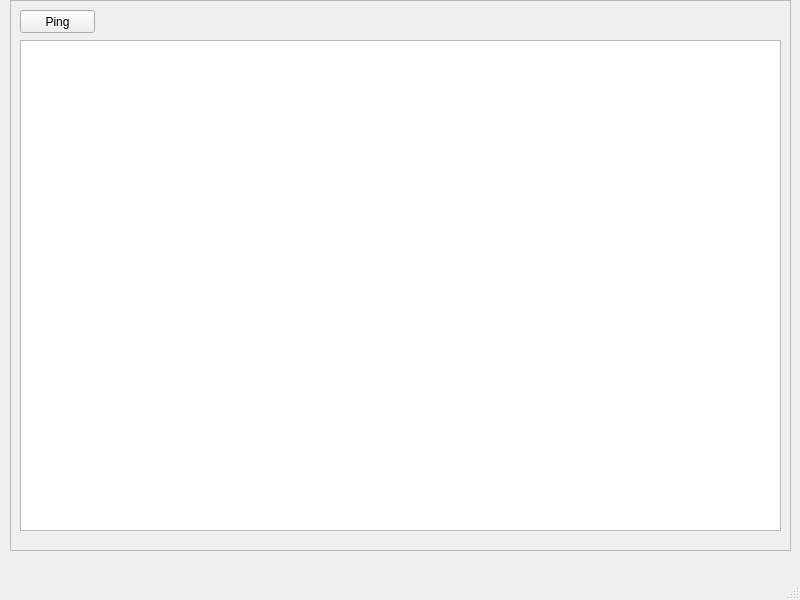
<?xml version="1.0" encoding="UTF-8"?>
<ui version="4.0">
 <class>MainWindow</class>
 <widget class="QMainWindow" name="MainWindow">
  <property name="geometry">
   <rect>
    <x>0</x>
    <y>0</y>
    <width>800</width>
    <height>600</height>
   </rect>
  </property>
  <property name="windowTitle">
   <string>MainWindow</string>
  </property>
  <widget class="QWidget" name="centralwidget">
   <widget class="QFrame" name="diagnosticsFrame">
    <property name="geometry">
     <rect>
      <x>10</x>
      <y>0</y>
      <width>781</width>
      <height>551</height>
     </rect>
    </property>
    <property name="frameShape">
     <enum>QFrame::StyledPanel</enum>
    </property>
    <property name="frameShadow">
     <enum>QFrame::Raised</enum>
    </property>
    <widget class="QListView" name="logListView">
     <property name="geometry">
      <rect>
       <x>10</x>
       <y>40</y>
       <width>761</width>
       <height>491</height>
      </rect>
     </property>
    </widget>
    <widget class="QPushButton" name="btnPing">
     <property name="geometry">
      <rect>
       <x>10</x>
       <y>10</y>
       <width>75</width>
       <height>23</height>
      </rect>
     </property>
     <property name="text">
      <string>Ping</string>
     </property>
    </widget>
   </widget>
  </widget>
  <widget class="QMenuBar" name="menubar">
   <property name="geometry">
    <rect>
     <x>0</x>
     <y>0</y>
     <width>800</width>
     <height>21</height>
    </rect>
   </property>
  </widget>
  <widget class="QStatusBar" name="statusbar"/>
 </widget>
 <resources/>
 <connections/>
</ui>
